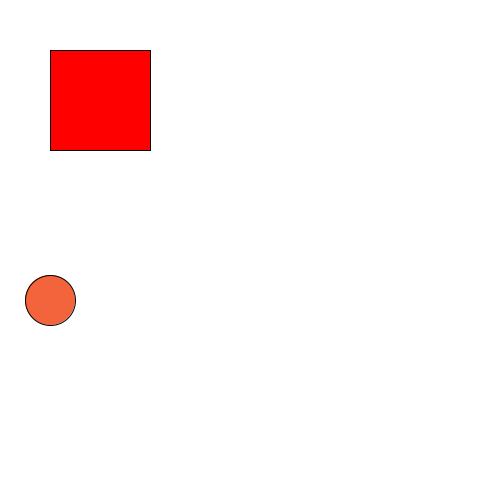
Frame 1 (no input)
Frame 60 (the mouse pressed at the canvas centre just before this capture): identical to frame 1, image omitted
Frame 120 (the mouse held since frame 60 and released just before this capture): identical to frame 1, image omitted

The Processing sketch that drew this single still picture (run headless with seeded random() and noise(); from frame 60 on, the mouse is pressed at the canvas centre):

// Processing sketch: First_Program
// ── First_Program.pde
int x;
int y;
int vel;

void setup() {
  size(500,500);
  x = 50;
  y = 50;
  vel = 10;
}

void draw() {
  background(255);
  fill(255,0,0);
  rect(50,50,100,100);
  fill(244, 100, 60);
  ellipse(x,y+250,50,50);
}

void keyPressed() {
  if(key == CODED) {
    if(keyCode == 38) {
      y-=vel;
    } else if(keyCode == 40) {
      y+=vel;
    } else if(keyCode == 37) {
      x-=vel;
    } else if(keyCode == 39) {
      x+=vel;
    }
  }
}
